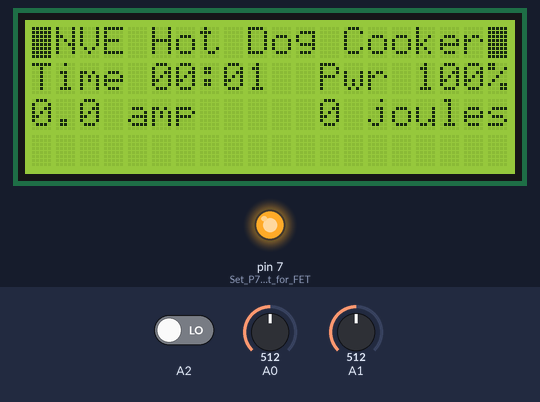
A sketch run on a simulated Arduino Uno, built with avr-gcc and run on an emulated ATmega328P. Shown: 20×4 character LCD, output pins drawn as LEDs (lit = HIGH). Inputs (shaded band) come from the test bench; at power-on: A0 = 512, A2 LOW, A1 = 512.

Above: at 1.6 s.
1.7 s: A0 set to 544
At 2.5 s:
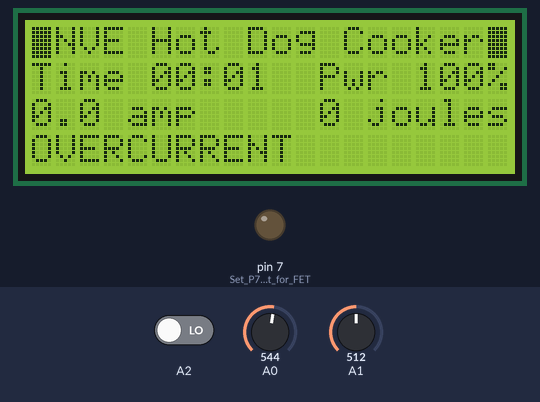
3.2 s: A2 driven HIGH
At 3.7 s:
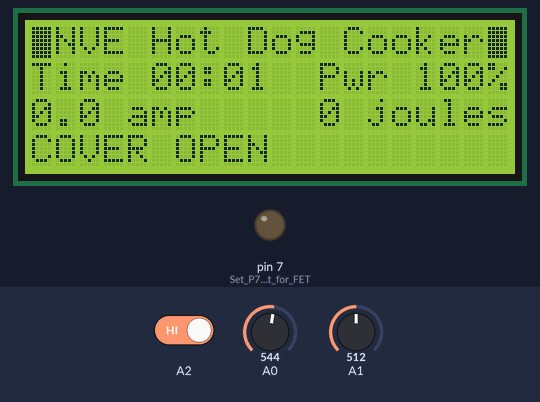
4.7 s: A2 driven LOW
At 6.0 s:
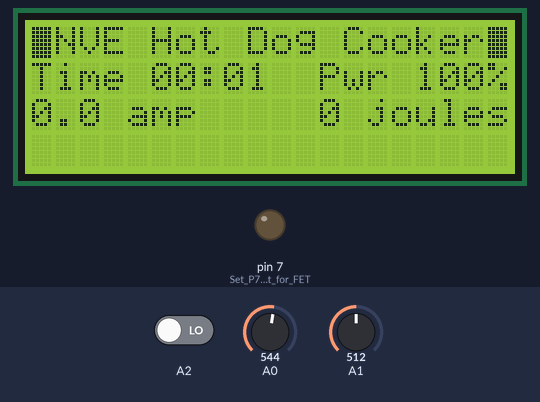
Timing chart, 0 to 7.7 s (numbered marks = the images above; inputs shaded):
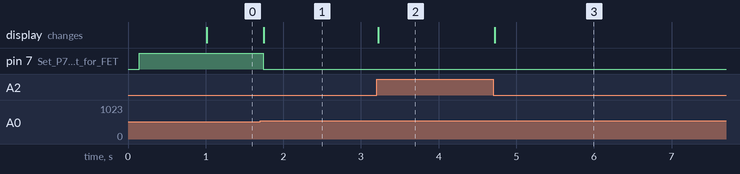

Measured:
- the behaviour switches between 532 and 533 on A0 (found by bisection; images 0 and 1)
- after the input at 1.7 s, pin 7 (Set_P7_as_output_for_FET): HIGH → LOW at once; the display: changes after 0.05 s (image 1)
- after the input at 3.2 s, the display: changes at once (image 2)
- after the input at 4.7 s, the display: changes at once (image 3)

The sketch:

Hot-dog-current_interlock.ino
```cpp
/********************************************************************************************
High-voltage DC PWM control Hot Dog Cooker.
FET isolator/driver to Arduino P7.
Beeper between P2 and 5V or 3.3V.
Magnetometer current sensor: A0 = sensor OUT-; A1 = OUT+; 5V = Vcc.
Magnetic interlock switch: Arduino A2 (HIGH = open).
20 x 4 I2C LCD Module connected to SDA and SCL.
NVE Corporation (email: iso-apps@nve.com or sensor-apps@nve.com), rev. 6/9/24
*********************************************************************************************/
#include <Wire.h> //I2C for display
#include <LiquidCrystal_I2C.h> //LCD Library
LiquidCrystal_I2C lcd(0x27, 20, 4); //20 x 4 LCD Module with 0x27 I2C address
byte dutyCycle, n; //Duty cycle (%), array counter
int cookTime, displayTime; //Running time, displayed cook time (sec.)
String minStr, secStr; //Displayed cook time in minutes and seconds

long current, avgCurrent, energy; //Sensor instantaneous and avg current (mA); total energy (J)
long offset; //Current sensor offset (ADC reading with FET off)
const int cycleTime=100; //Duty cycle time (ms)
const int sensitivity=5500; //Current sensor sensitivity (µV/V/A)
const int breakerCurrent=3500, powerTarget=6500; //Max. current (mA); Energy target (J)
const byte profile[][3]={{0,30,60},{100,80,0}}; //Cooking stages: elapsed time, % pwr

void setup() {
pinMode(7, OUTPUT); //Set P7 as output for FET drive
lcd.init();
lcd.clear();
lcd.write(0xFF); lcd.print("NVE Hot Dog Cooker");lcd.write(0xFF); //Display headings
lcd.setCursor(0,1); lcd.print("Time        Pwr    %");
lcd.setCursor(0,2); lcd.print("    amp       joules");
lcd.backlight();
dutyCycle=profile[1][0]; //Initial duty cycle
for(n=0; n<100; n++) offset+=analogRead(A1)-analogRead(A0); //Read current sensor with no current
offset/=100;
}
void loop() {
if (digitalRead(A2)) fault("COVER OPEN");

if (millis()%cycleTime > cycleTime*dutyCycle/100) {  //"Off" portion of duty cycle
digitalWrite(7, LOW); //Turn FET off for duty cycling
}
else { //"On" portion of duty cycle
digitalWrite(7, HIGH); //Turn on FET

//Read current sensor
current=(analogRead(A1)-analogRead(A0)-offset)*976562/sensitivity; //mA
current=abs(current);
avgCurrent=(avgCurrent*99+current)/100; //Digitally-filtered current
if (avgCurrent>breakerCurrent) fault("OVERCURRENT");
}
//Update display (once per second)
cookTime=millis()/1000;
if (cookTime>displayTime) { minStr="0"+String(cookTime/60);
secStr="0"+String(cookTime-cookTime/60*60);
lcd.setCursor(5,1);
lcd.print(minStr.substring(minStr.length()-2)+":"+secStr.substring(secStr.length()-2)); //Cook time
lcd.setCursor(0,2);
lcd.print(avgCurrent/1000);//Display current
lcd.print(".");
lcd.print((avgCurrent%1000)/100);
energy+=avgCurrent*120/1000; //Cumulative energy (joules)
lcd.setCursor(12-int(log(float(energy))/log(10.)),2);
lcd.print(energy); //Display energy
lcd.setCursor(16,1);
if(dutyCycle<100) lcd.print(" ");
lcd.print(dutyCycle);
displayTime=cookTime; //Time on the display
if (energy>=powerTarget) done ("ENERGY DONE");

for(n=0; n<sizeof(profile)/2; n++) { //Scan through cooking profile array
if (cookTime >= profile[0][n]) dutyCycle=profile[1][n]; }
if (dutyCycle==0) done("TIME'S UP");
}}

void done(String doneType){
digitalWrite(7, LOW); //Turn off FET
lcd.setCursor(0,3);
lcd.print(doneType);
for(byte n=0; n<3; n++) { //beep three times
pinMode(2, OUTPUT); //Turn on beeper (output LOW)
delay (500);
pinMode(2, INPUT); //Turn off beeper (output tristate)
delay (500); }
while(true); //Stop
}
void fault(String faultType){
digitalWrite(7, LOW); //Turn off FET
lcd.setCursor(0,3);
lcd.print(faultType); lcd.print("  ");
pinMode(2, OUTPUT); //Turn on beeper (output LOW)
delay (1000); //Long beep
pinMode(2, INPUT); //Turn off beeper (output tristate)
while(true) { //Monitor the cover interlock
lcd.setCursor(0,3);
if (digitalRead(A2)&&(faultType!="COVER OPEN")) { //Cover wasn't open; now is
lcd.print("COVER OPEN          ");
faultType="COVER OPEN"; }
if ((digitalRead(A2)==0)&&(faultType=="COVER OPEN")) { //Cover was open; now isn't
lcd.print("                    ");
faultType=""; }
}}
```
